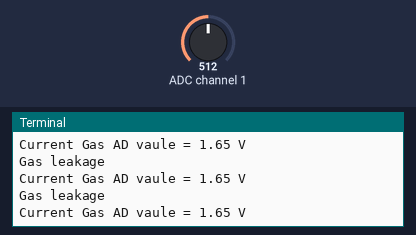
Recording of a program running on a simulated Raspberry Pi (BCM pin numbers). Shown: the last lines printed to the terminal. The inputs (shaded band) are chosen by the test bench; at power-on: ADC channel 1 = 512 (analog values on the 0–1023 scale).

Above: at 11.2 s.
11.3 s: ADC channel 1 set to 474
At 11.9 s:
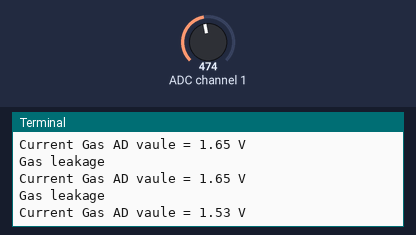
12.8 s: ADC channel 1 set to 456
At 13.4 s:
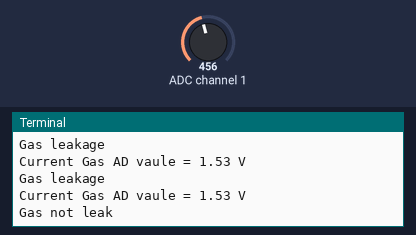

The program:

smoke.py
```python
import RPi.GPIO as GPIO
import time

# ---------------------------------------------------------
# GPIO CONFIGURATION
# ---------------------------------------------------------
# change these as desired - they're the pins connected from the
SPICLK = 18
SPIMISO = 23
SPIMOSI = 24
SPICS = 25
mq2_apin = 1

#port init
def init():
    GPIO.setwarnings(False)
    GPIO.cleanup()			#clean up at the end of your script
    GPIO.setmode(GPIO.BCM)		#to specify whilch pin numbering system
    # set up the SPI interface pins
    GPIO.setup(SPIMOSI, GPIO.OUT)
    GPIO.setup(SPIMISO, GPIO.IN)
    GPIO.setup(SPICLK, GPIO.OUT)
    GPIO.setup(SPICS, GPIO.OUT)
    #GPIO.setup(mq2_dpin,GPIO.IN,pull_up_down=GPIO.PUD_DOWN)

#read SPI data from MCP3008 chip,8 possible adc's (0 thru 7)

def readadc(adcnum, clockpin, mosipin, misopin, cspin):
    if ((adcnum > 7) or (adcnum < 0)):
        return -1
    GPIO.output(cspin, True)

    GPIO.output(clockpin, False)  # start clock low
    GPIO.output(cspin, False)     # bring CS low

    commandout = adcnum
    commandout |= 0x18  # start bit + single-ended bit
    commandout <<= 3    # we only need to send 5 bits here
    for i in range(5):
        if (commandout & 0x80):
                GPIO.output(mosipin, True)
        else:
                GPIO.output(mosipin, False)
        commandout <<= 1
        GPIO.output(clockpin, True)
        GPIO.output(clockpin, False)

    adcout = 0
    # read in one empty bit, one null bit and 10 ADC bits
    for i in range(12):
            GPIO.output(clockpin, True)
            GPIO.output(clockpin, False)
            adcout <<= 1
            if (GPIO.input(misopin)):
                    adcout |= 0x1

    GPIO.output(cspin, True)

    adcout >>= 1       # first bit is 'null' so drop it
    return adcout

# main ioop
def main():
    init()
    print("please wait...")
    time.sleep(10)
    while True:
        COlevel=readadc(mq2_apin, SPICLK, SPIMOSI, SPIMISO, SPICS)
        SmokeTrigger = ((COlevel/1024.)*3.3)

        if SmokeTrigger > 1.5:
            print("Gas leakage")
            print("Current Gas AD vaule = " +str("%.2f"%((COlevel/1024.)*3.3))+" V")
            time.sleep(0.5)

        else:
            print("Gas not leak")
            time.sleep(0.5)

# ---------------------------------------------------------
# MAIN FUNCTION
# ---------------------------------------------------------
if __name__ =='__main__':
    try:
        main()
        pass
    except KeyboardInterrupt:
        GPIO.cleanup()
        pass
```

Measured:
- the behaviour switches between 466 and 465 on ADC channel 1 (found by bisection; images 1 and 2)
- after the input at 11.3 s, the terminal: prints a new line after 0.20 s (image 1)
- after the input at 12.8 s, the terminal: prints a new line after 0.21 s (image 2)
